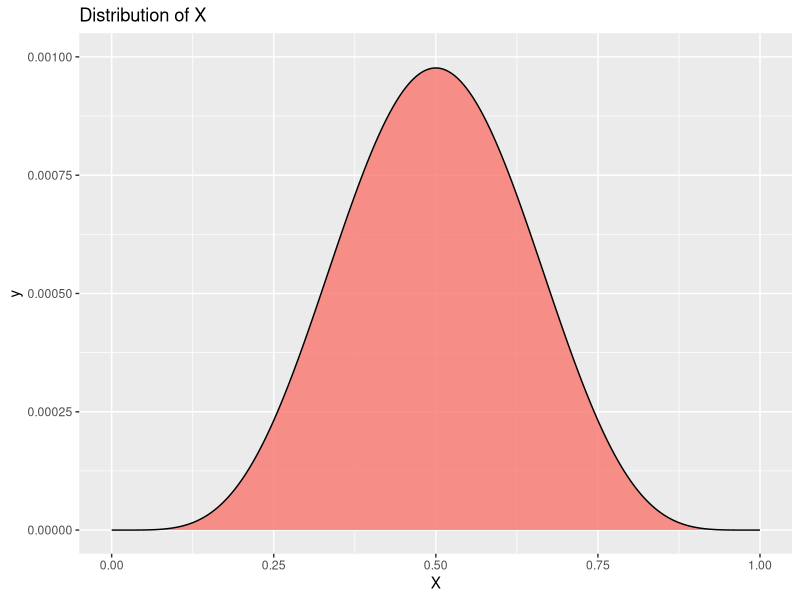
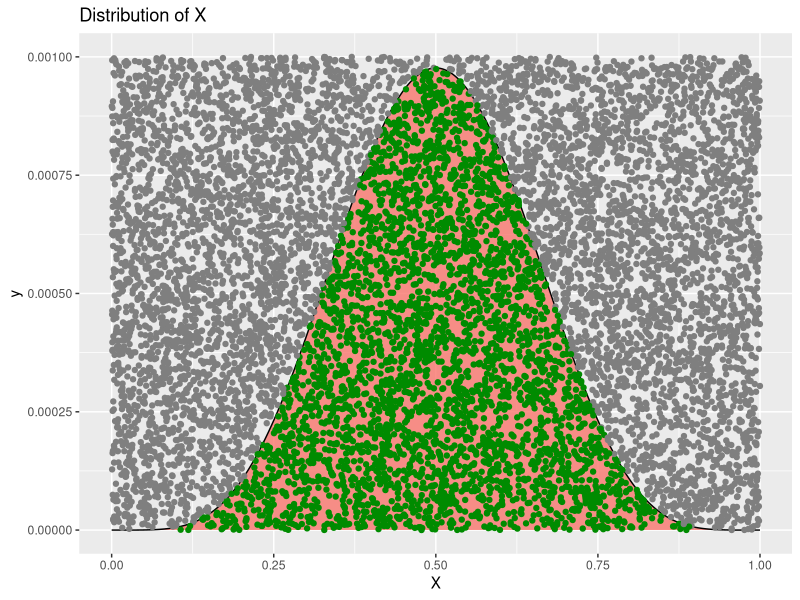

These charts were generated, in order, by the following R code:
###################################
# Monte Carlo Sampling Assessment #
###################################
# Load Dependencies
library(tidyverse)

# consider the function (x^5)*(1-x)^5

# Perform simple monte carlo integration to estimate the area under the curve

# Set the function up
beta.func <- function(x){(x^5)*(1-x)^5}

# Generate data on [0,1]
n.samples <- 10^4

set.seed(12345, sample.kind="Rounding")
X <- runif(n.samples,0,1)

# Plot the Curve
base.df <- data.frame(X = X, y = beta.func(X), group=factor("1"))

beta.curve <- base.df %>% ggplot(aes(X,y,fill=group)) +
  geom_ribbon(aes(x=X,ymax=y),
              ymin = 0,alpha = 0.8) +
  geom_line() +
  ylim(c(0,.001)) +
  scale_color_manual(name="", values = c("1"="green4"), labels=NULL) + 
  labs(title = "Distribution of X")+
  theme(legend.position = "none")
beta.curve

# Generate random data to visualize and determine the number of hits and misses

x1 <- runif(n.samples,0,1)
y1 <- runif(n.samples,0,.001)
f.of.x1 <-beta.func(x1)
under <- (y1 < f.of.x1)*1

hits.df <- data.frame(X = x1, y = y1, under = factor(under))


hit.points <- geom_point(data = hits.df,
                         aes(X,y, color = under),
                         inherit.aes = F)

beta.curve+hit.points


area.estimate = mean(under)*1*.001
area.estimate
mean(under)

# Sample directly from a Beta(5,6) distribution to determine the mean of h(x)=1260X
# 
x1.beta.samp <- rbeta(10000,5,6)/1260
mean(x1.beta.samp)

# Using Importance sampling and the uniform, repeat for the mean of h(x)=1260x

# mean of h(x) = 1260x = mean(accept)
mean.accept <- replicate(1000,{
  x <- runif(1000)
  mean(beta.func(x))
})

